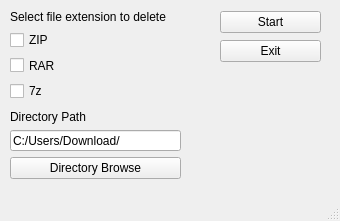
<?xml version="1.0" encoding="UTF-8"?>
<ui version="4.0">
 <class>MainWindow</class>
 <widget class="QMainWindow" name="MainWindow">
  <property name="geometry">
   <rect>
    <x>0</x>
    <y>0</y>
    <width>340</width>
    <height>221</height>
   </rect>
  </property>
  <property name="windowTitle">
   <string>MainWindow</string>
  </property>
  <widget class="QWidget" name="centralwidget">
   <widget class="QWidget" name="gridLayoutWidget">
    <property name="geometry">
     <rect>
      <x>10</x>
      <y>10</y>
      <width>171</width>
      <height>91</height>
     </rect>
    </property>
    <layout class="QGridLayout" name="gridLayout">
     <item row="4" column="0">
      <widget class="QCheckBox" name="checkBox_3">
       <property name="text">
        <string>7z</string>
       </property>
      </widget>
     </item>
     <item row="2" column="0">
      <widget class="QCheckBox" name="checkBox_2">
       <property name="text">
        <string>RAR</string>
       </property>
      </widget>
     </item>
     <item row="1" column="0">
      <widget class="QCheckBox" name="checkBox">
       <property name="text">
        <string>ZIP</string>
       </property>
      </widget>
     </item>
     <item row="0" column="0">
      <widget class="QLabel" name="label">
       <property name="text">
        <string>Select file extension to delete</string>
       </property>
      </widget>
     </item>
    </layout>
   </widget>
   <widget class="QWidget" name="verticalLayoutWidget">
    <property name="geometry">
     <rect>
      <x>220</x>
      <y>10</y>
      <width>101</width>
      <height>54</height>
     </rect>
    </property>
    <layout class="QVBoxLayout" name="verticalLayout">
     <item>
      <widget class="QPushButton" name="pushButton">
       <property name="text">
        <string>Start</string>
       </property>
      </widget>
     </item>
     <item>
      <widget class="QPushButton" name="pushButton_2">
       <property name="text">
        <string>Exit</string>
       </property>
      </widget>
     </item>
    </layout>
   </widget>
   <widget class="QWidget" name="verticalLayoutWidget_2">
    <property name="geometry">
     <rect>
      <x>10</x>
      <y>110</y>
      <width>171</width>
      <height>69</height>
     </rect>
    </property>
    <layout class="QVBoxLayout" name="verticalLayout_2">
     <item>
      <widget class="QLabel" name="label_2">
       <property name="text">
        <string>Directory Path</string>
       </property>
      </widget>
     </item>
     <item>
      <widget class="QLineEdit" name="lineEdit">
       <property name="text">
        <string>C:/Users/Download/</string>
       </property>
      </widget>
     </item>
     <item>
      <widget class="QPushButton" name="pushButton_3">
       <property name="text">
        <string>Directory Browse</string>
       </property>
      </widget>
     </item>
    </layout>
   </widget>
  </widget>
  <widget class="QMenuBar" name="menubar">
   <property name="geometry">
    <rect>
     <x>0</x>
     <y>0</y>
     <width>340</width>
     <height>21</height>
    </rect>
   </property>
  </widget>
  <widget class="QStatusBar" name="statusbar"/>
 </widget>
 <resources/>
 <connections/>
</ui>
